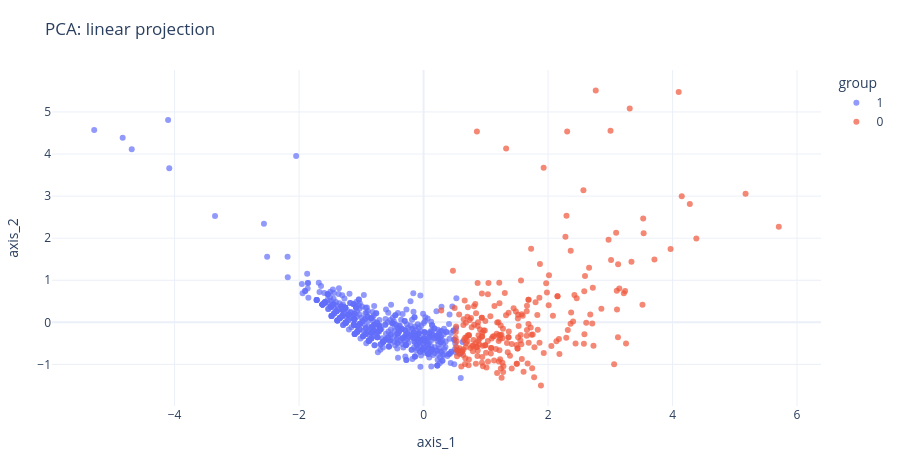
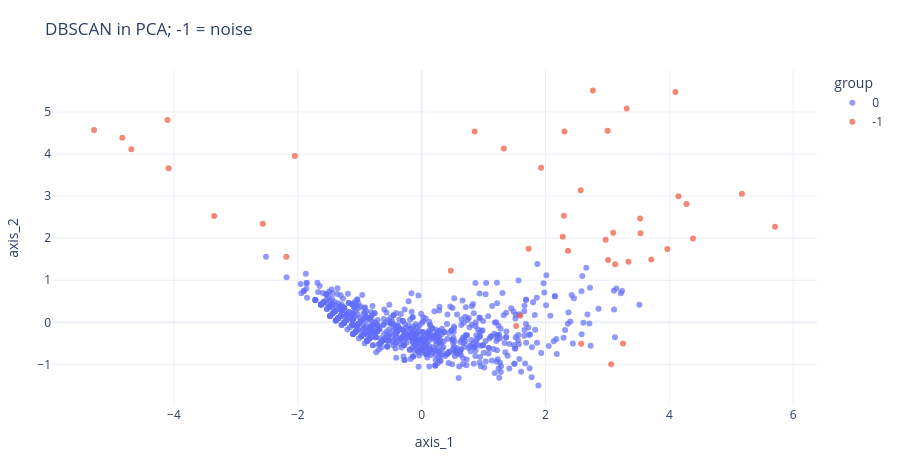

Notebook cell for these charts, in order:
### Markdown cell above
## Step 8 — PCA, variance and loadings
PCA is linear. The first two components retain 81.1137% of standardized variance; the remaining component is omitted from the map.

### Code cell
pca = PCA().fit(Z)
P = pca.transform(Z)[:,:2]
display(pd.DataFrame({"component":["PC1","PC2","PC3"], "explained_variance":pca.explained_variance_ratio_, "cumulative":np.cumsum(pca.explained_variance_ratio_)}))
display(pd.DataFrame(pca.components_[:2],columns=FEATURES,index=["PC1","PC2"]))
show_map(P,km_labels,"PCA: linear projection")
show_map(P,db_labels,"DBSCAN in PCA; -1 = noise")
assert np.isclose(pca.explained_variance_ratio_[:2].sum(),.8111369752170252)

### Figure 1 — Plotly figure (JSON) as saved in the notebook; plotly's stock layout.template omitted (floating-point values rounded to 4 significant figures; data arrays with more than 128 entries replaced by an {"elided": "..."} marker saying what was removed)
{"data": [{"hovertemplate": "group=1<br>axis_1=%{x}<br>axis_2=%{y}<extra></extra>", "legendgroup": "1", "marker": {"color": "#636efa", "opacity": 0.7, "symbol": "circle"}, "mode": "markers", "name": "1", "orientation": "v", "showlegend": true, "x": {"elided": "564 float values"}, "xaxis": "x", "y": {"elided": "564 float values"}, "yaxis": "y", "type": "scatter"}, {"hovertemplate": "group=0<br>axis_1=%{x}<br>axis_2=%{y}<extra></extra>", "legendgroup": "0", "marker": {"color": "#EF553B", "opacity": 0.7, "symbol": "circle"}, "mode": "markers", "name": "0", "orientation": "v", "showlegend": true, "x": {"elided": "236 float values"}, "xaxis": "x", "y": {"elided": "236 float values"}, "yaxis": "y", "type": "scatter"}], "layout": {"xaxis": {"anchor": "y", "domain": [0.0, 1.0], "title": {"text": "axis_1"}}, "yaxis": {"anchor": "x", "domain": [0.0, 1.0], "title": {"text": "axis_2"}}, "legend": {"title": {"text": "group"}, "tracegroupgap": 0}, "title": {"text": "PCA: linear projection"}, "margin": {"l": 30, "r": 30, "t": 70, "b": 40}, "height": 460}}

### Figure 2 — Plotly figure (JSON) as saved in the notebook; plotly's stock layout.template omitted (floating-point values rounded to 4 significant figures; data arrays with more than 128 entries replaced by an {"elided": "..."} marker saying what was removed)
{"data": [{"hovertemplate": "group=0<br>axis_1=%{x}<br>axis_2=%{y}<extra></extra>", "legendgroup": "0", "marker": {"color": "#636efa", "opacity": 0.7, "symbol": "circle"}, "mode": "markers", "name": "0", "orientation": "v", "showlegend": true, "x": {"elided": "758 float values"}, "xaxis": "x", "y": {"elided": "758 float values"}, "yaxis": "y", "type": "scatter"}, {"hovertemplate": "group=-1<br>axis_1=%{x}<br>axis_2=%{y}<extra></extra>", "legendgroup": "-1", "marker": {"color": "#EF553B", "opacity": 0.7, "symbol": "circle"}, "mode": "markers", "name": "-1", "orientation": "v", "showlegend": true, "x": [-4.834, -2.047, 2.279, 2.576, -4.688, 4.277, 2.307, -2.185, 4.148, 0.4716, 3.012, -5.291, 1.527, 2.364, 3.003, 1.929, -4.085, 1.326, 3.968, -4.104, 2.972, 3.252, 3.312, 3.536, 3.528, 3.093, 1.728, 4.382, 5.173, 3.125, 0.8568, 4.098, -2.564, 2.568, 2.296, 5.707, 1.593, 3.061, 3.709, 2.766, 3.34, -3.35], "xaxis": "x", "y": [4.387, 3.955, 2.037, -0.5082, 4.116, 2.811, 4.536, 1.559, 2.998, 1.225, 1.482, 4.572, -0.08579, 1.704, 4.551, 3.675, 3.659, 4.132, 1.746, 4.811, 1.961, -0.4995, 5.081, 2.115, 2.469, 2.128, 1.751, 1.993, 3.058, 1.38, 4.536, 5.476, 2.344, 3.14, 2.531, 2.27, 0.1544, -0.9973, 1.496, 5.509, 1.439, 2.528], "yaxis": "y", "type": "scatter"}], "layout": {"xaxis": {"anchor": "y", "domain": [0.0, 1.0], "title": {"text": "axis_1"}}, "yaxis": {"anchor": "x", "domain": [0.0, 1.0], "title": {"text": "axis_2"}}, "legend": {"title": {"text": "group"}, "tracegroupgap": 0}, "title": {"text": "DBSCAN in PCA; -1 = noise"}, "margin": {"l": 30, "r": 30, "t": 70, "b": 40}, "height": 460}}
